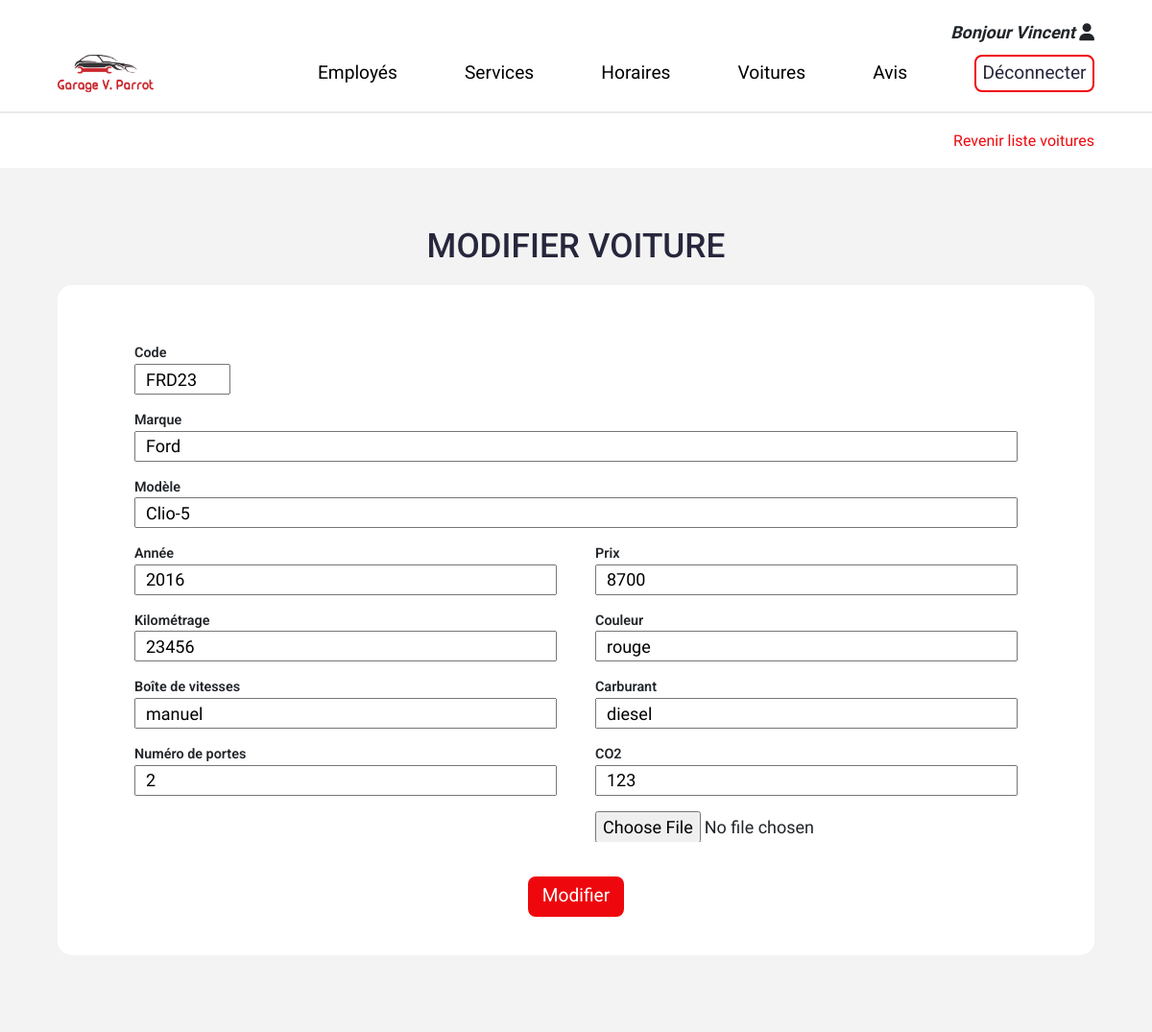
Page /admin/modifier-voiture.php?id=1 (signed in) on the earlier database version.
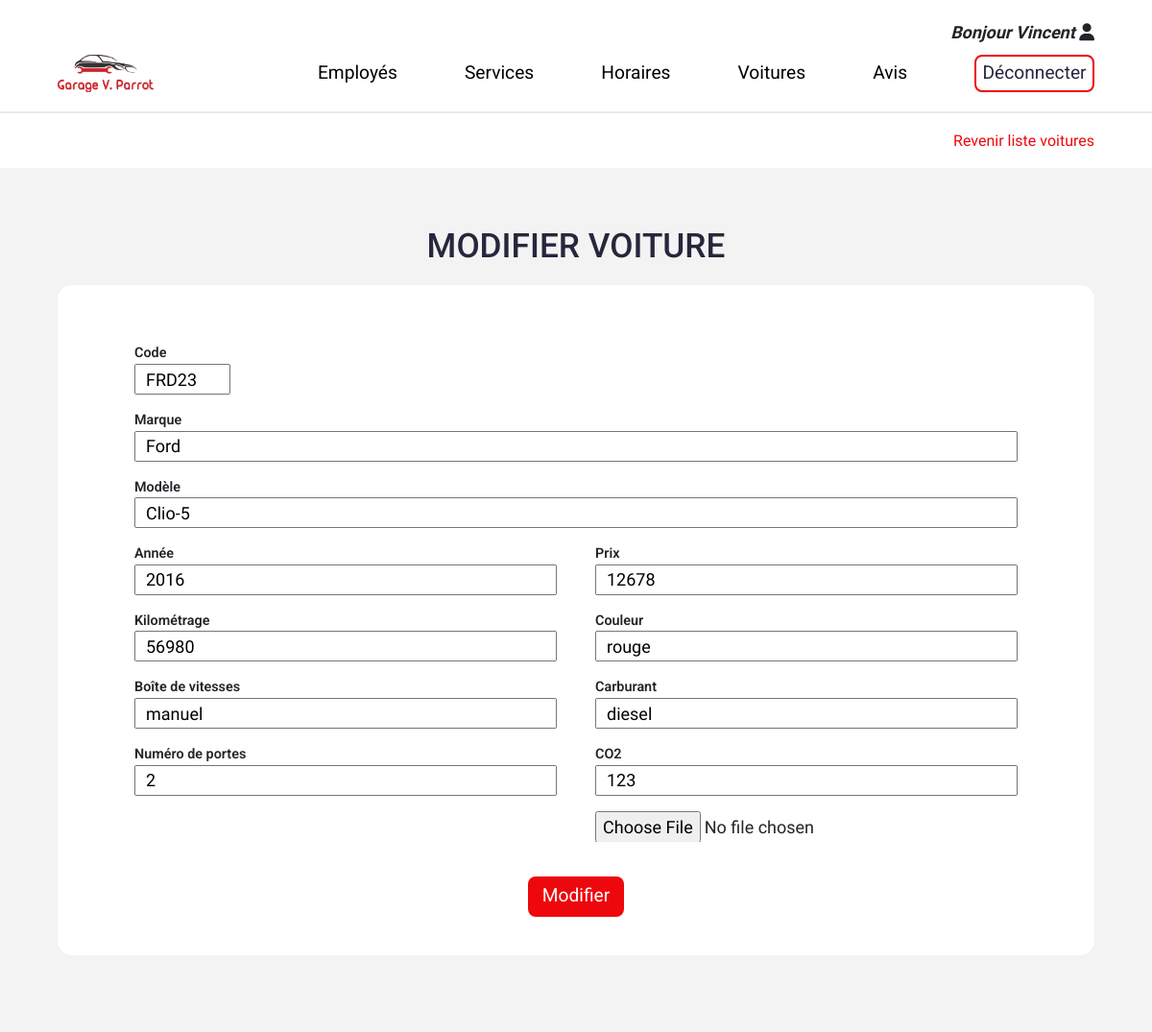
Same page on the later database version.
### tables this page shows
CREATE TABLE IF NOT EXISTS cars (
  id int(11) NOT NULL PRIMARY KEY AUTO_INCREMENT,
  code VARCHAR(5) NOT NULL,
  brand VARCHAR(60) NOT NULL,
  model VARCHAR(60) NOT NULL,
  year int NOT NULL,
  price float(10,2) NOT NULL,
  kilometers INT(10) NOT NULL,
  color VARCHAR(25) NOT NULL,
  gearbox VARCHAR(15) NOT NULL,
  number_doors int(2) NOT NULL,
  fuel VARCHAR(25) NOT NULL,
  co int(5) NOT NULL,
  image VARCHAR(255) NOT NULL
);

### lib/cars.php (called while the page is built, shortened)
<?php
function getCarsById(PDO $pdo, int $id): array|bool
{
  $query = $pdo->prepare('SELECT * FROM cars WHERE id=:id');
  $query->bindValue(":id", $id, PDO::PARAM_INT);
  $query->execute();
  $result = $query->fetch(PDO::FETCH_ASSOC);
  return $result;
}

### admin/modifier-voiture.php (the view, shortened to what this page needs)
<?php
require_once __DIR__ . "/../lib/pdo.php";
require_once __DIR__ . "/../lib/cars.php";
require_once __DIR__ . "/templates/header-admin.php";
$car = null;
$formCar = [
  'code'=>'',
  'brand' => '',
  'model' => '',
  'year' => '',
  'kilometer' => '',
  'gearbox' => '',
  'doors' => '',
  'price' => '',
  'color' => '',
  'fuel' => '',
  'co2' => ''
];
if (isset($_GET['id'])) {
  $id = $_GET['id'];
  $car = getCarsById($pdo, $id);
}
?>
<div class="wrapper">
  <div class="breadcrumbs breadcrumbs-connection">
    <div class="go-back-list">
      <a href="/admin/liste-voitures.php">Revenir liste voitures</a>
    </div>
  </div>
  <section class="connection sections" id="connection">
    <h1 class="header-titles">Modifier voiture</h1>
    <?php if ($formCar !== false) { ?>
    <div class="connection-wrapper">
      <form action="<?php echo $_SERVER['PHP_SELF'] ?>" method="POST" enctype="multipart/form-data">
        <div class="connection-form add-car">
          <div class="model">
            <div class="model-bottom">
              <div class="form-group" style="width: 100px;">
                <label for="code">Code</label>
                <input type="text" name="code" id="code" minlength="5" maxlength="6" placeholder="BMW033"
                  autocomplete="off" value=<?= htmlspecialchars($car['code'] ?? $formCar['code']); ?>>
              </div>
              <div class="form-group">
                <label for="brand">Marque</label>
                <input type="text" name="brand" id="brand" minlength="3" maxlength="15" placeholder="Tesla"
                  autocomplete="off" value=<?= htmlspecialchars($car['brand'] ?? $formCar['brand']); ?>>
              </div>
              <div class="form-group">
                <label for="model">Modèle</label>
                <input type="text" name="model" id="model" minlength="3" maxlength="15" placeholder="Max 5"
                  autocomplete="off" value=<?= htmlspecialchars($car['model'] ?? $formCar['model']); ?>>
              </div>
            </div>
          </div>
          <div class="car-description">
            <div class="car-description-left">
              <div class="form-group">
                <label for="year">Année</label>
                <input type="text" name="year" id="year" minlength="4" maxlength="4" placeholder="2002"
                  autocomplete="off" value=<?= htmlspecialchars($car['year'] ?? $formCar['year']); ?>>
              </div>
              <div class="form-group">
                <label for="kilometer">Kilométrage</label>
                <input type="text" name="kilometer" id="kilometer" minlength="6" maxlength="6" placeholder="092233"
                  autocomplete="off" value=<?= htmlspecialchars($car['kilometers'] ?? $formCar['kilometer']); ?>>
              </div>
              <div class="form-group">
                <label for="gearbox">Boîte de vitesses</label>
                <input type="text" name="gearbox" id="gearbox" minlength="6" maxlength="12" placeholder="manuelle"
                  autocomplete="off" value=<?= htmlspecialchars($car['gearbox'] ?? $formCar['gearbox']); ?>>
              </div>
              <div class="form-group">
                <label for="doors">Numéro de portes</label>
                <input type="text" name="doors" id="doors" minlength="1" maxlength="1" placeholder="2"
                  autocomplete="off" value=<?= htmlspecialchars($car['number_doors'] ?? $formCar['doors']); ?>>
              </div>
            </div>
            <div class="car-description-right">
              <div class="form-group">
                <label for="price">Prix</label>
                <input type="text" name="price" id="price" minlength="4" maxlength="6" placeholder="12768"
                  autocomplete="off" value=<?= htmlspecialchars($car['price'] ?? $formCar['price']); ?>>
              </div>
              <div class="form-group">
                <label for="color">Couleur</label>
                <input type="text" name="color" id="color" minlength="5" maxlength="10" placeholder="rouge"
                  autocomplete="off" value=<?= htmlspecialchars($car['color'] ?? $formCar['color']); ?>>
              </div>
              <div class="form-group">
                <label for="fuel">Carburant</label>
                <input type="text" name="fuel" id="fuel" minlength="5" maxlength="12" placeholder="életrique"
                  autocomplete="off" value=<?= htmlspecialchars($car['fuel'] ?? $formCar['fuel']); ?>>
              </div>
              <div class="form-group">
                <label for="co2">CO2</label>
                <input type="text" name="co2" id="co2" minlength="1" maxlength="4" placeholder="123" autocomplete="off"
                  value=<?= htmlspecialchars($car['co'] ?? $formCar['co2']); ?>>
              </div>
              <div class="form-group">
                <input type="file" name="image" required>
              </div>
            </div>
          </div>
        </div>
        <div class="form-btn">
          <input type="submit" class="btn-fill" value="Modifier">
        </div>
      </form>
    </div>
  </section>
</div>
<?php } ?>
<?php
require_once __DIR__ . "/templates/footer-admin.php";
?>

### admin/templates/header-admin.php (shortened to what this page needs)
<!DOCTYPE html>
<html lang="fr">
<head>
  <link rel="stylesheet" href="https://cdn.jsdelivr.net/npm/bootstrap@4.3.1/dist/css/bootstrap.min.css"
>
  <link rel="stylesheet" href="../assets/css/style.css">
</head>
<body>
  <div class="wrapper">
    <header class="connection-header header">
      <div class="user-connection">
        <span>Bonjour</span>
        <span><?=$_SESSION['user']['name']?></span>
        <i class="fa-solid fa-user"></i>
      </div>
      <nav class="nav">
        <a class="logo" href="/">
          <img src="../assets/images/logo_car_title.png" alt="logo garage parrot">
        </a>
        <ul class="nav-list">
          <?php if($_SESSION['user']['role'] === 'admin'):?>
          <li>
            <a class="nav-link" aria-current="page" href="/admin/liste-employes.php">Employés</a>
          </li>
          <li>
            <a class="nav-link" href="/admin/liste-services.php">Services</a>
          </li>
          <li>
            <a class="nav-link" href="/admin/liste-horaires.php">Horaires</a>
          </li>
          <li>
            <a class="nav-link" href="/admin/liste-voitures.php">Voitures</a>
          </li>
          <li>
            <a class="nav-link" href="/admin/liste-avis.php">Avis</a>
          </li>
          <?php endif ?>
          <li>
            <a href="/admin/logout.php" class="btn-wire">Déconnecter</a>
          </li>
        </ul>
      </nav>
    </header>
  </div>
  <main class="main">

### admin/templates/footer-admin.php (shortened to what this page needs)
</main>
</body>
</html>

Differences in the rows shown:
changed cars "FRD23": kilometer "23456" → "56980"; price "8700" → "12678"
